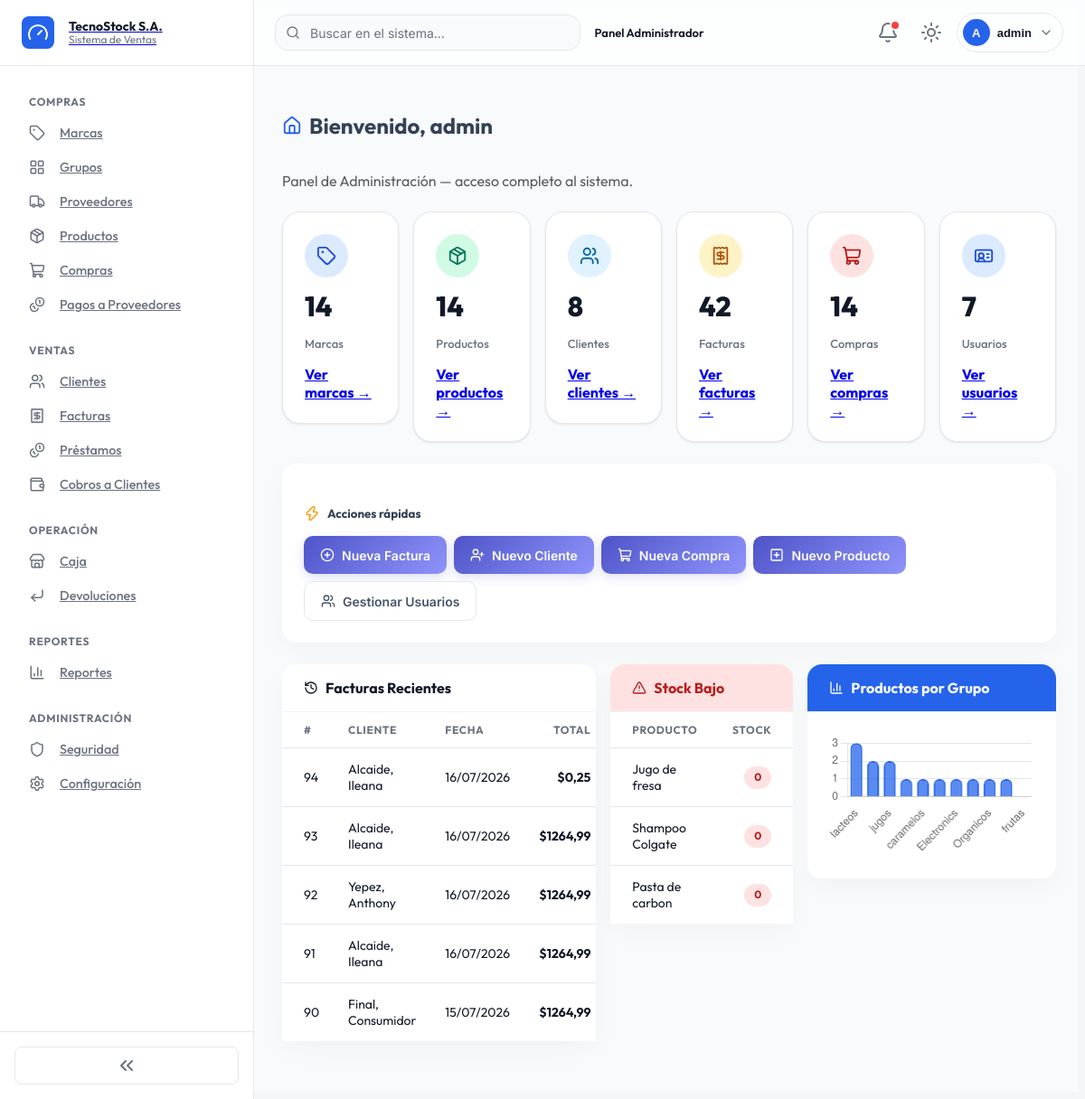
The app's page / (signed in), older data.
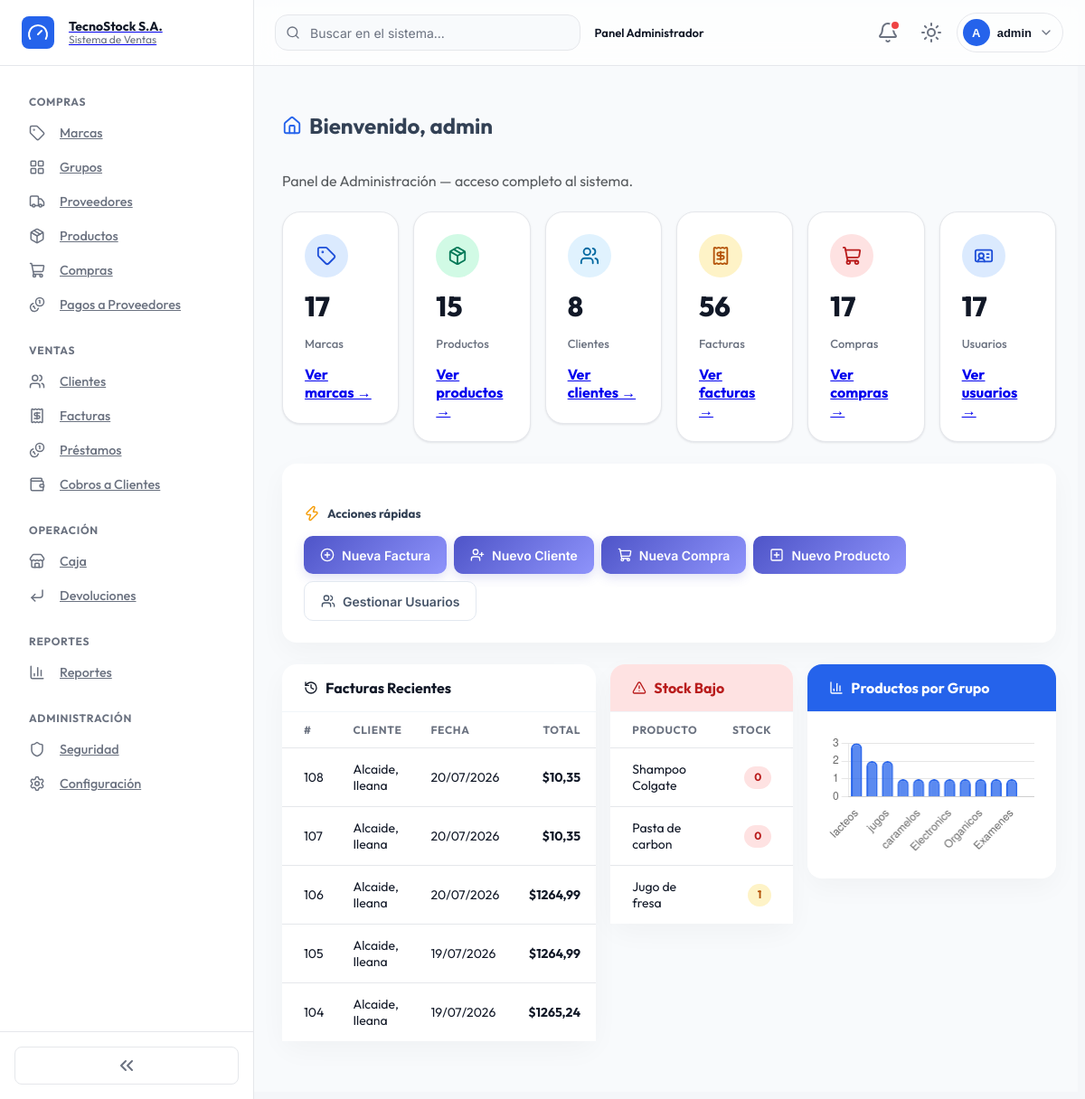
The same page, newer data.
### billing/models.py (models this page shows, shortened)
class Invoice(models.Model):
    CONTADO = 'contado'
    CREDITO = 'credito'
    TIPO_PAGO_CHOICES = [
        (CONTADO, 'Contado'),
        (CREDITO, 'Crédito'),
    ]
    PENDIENTE = 'pendiente'
    PAGADA = 'pagada'
    ESTADO_CHOICES = [
        (PENDIENTE, 'Pendiente'),
        (PAGADA, 'Pagada'),
    ]
    EFECTIVO = 'efectivo'
    TARJETA = 'tarjeta'
    PAYPAL = 'paypal'
    FORMA_PAGO_CHOICES = [
        (EFECTIVO, 'Efectivo'),
        (TARJETA, 'Tarjeta'),
        (PAYPAL, 'PayPal'),
    ]
    customer = models.ForeignKey(Customer, on_delete=models.PROTECT, related_name='invoices', verbose_name='Cliente')
    invoice_date = models.DateTimeField(auto_now_add=True, verbose_name='Fecha')
    subtotal = models.DecimalField(max_digits=12, decimal_places=2, default=0, verbose_name='Subtotal')
    tax = models.DecimalField(max_digits=12, decimal_places=2, default=0, verbose_name='IVA')
    total = models.DecimalField(max_digits=12, decimal_places=2, default=0, verbose_name='Total')
    tipo_pago = models.CharField(
        max_length=10, choices=TIPO_PAGO_CHOICES, default=CONTADO, verbose_name='Tipo de pago'
    )
    forma_pago = models.CharField(
        max_length=15, choices=FORMA_PAGO_CHOICES, blank=True, null=True, verbose_name='Forma de pago'
    )
    saldo = models.DecimalField(
        max_digits=12, decimal_places=2, default=0, verbose_name='Saldo pendiente'
    )
    estado = models.CharField(
        max_length=10, choices=ESTADO_CHOICES, default=PAGADA, verbose_name='Estado'
    )
    is_active = models.BooleanField(default=True, verbose_name='Activo')
    meses_credito = models.PositiveSmallIntegerField(
        null=True, blank=True, verbose_name='Meses para diferir'
    )
    interes = models.DecimalField(
        max_digits=12, decimal_places=2, default=0, verbose_name='Interés'
    )
    monto_recibido = models.DecimalField(
        max_digits=12, decimal_places=2, null=True, blank=True, verbose_name='Monto recibido en efectivo'
    )
    tarjeta_titular = models.CharField(
        max_length=150, null=True, blank=True, verbose_name='Titular de la tarjeta'
    )
    tarjeta_cvv = models.CharField(
        max_length=4, null=True, blank=True, verbose_name='CVV/CVC'
    )
    tarjeta_expiracion = models.DateField(
        null=True, blank=True, verbose_name='Fecha de expiración de la tarjeta'
    )
    class Meta:
        verbose_name = 'Factura'
        verbose_name_plural = 'Facturas'
        ordering = ['-invoice_date']
        permissions = [
            ('access_invoice_module', 'Acceso al módulo de facturas'),
            ('export_pdf_invoice', 'Puede exportar facturas a PDF'),
            ('export_excel_invoice', 'Puede exportar facturas a Excel'),
            ('send_whatsapp_invoice', 'Puede enviar recordatorio de pago por WhatsApp'),
        ]
    MESES_CREDITO_MAX = 36
    INTERES_TIERS = [
        (3, Decimal('0.05')),
        (6, Decimal('0.10')),
        (12, Decimal('0.15')),
        (24, Decimal('0.20')),
        (36, Decimal('0.25')),
    ]

class Customer(models.Model):
    CONSUMIDOR_FINAL_DNI = '1700000001'
    CEDULA = 'cedula'
    RUC = 'ruc'
    PASAPORTE = 'pasaporte'
    TIPO_IDENTIFICACION_CHOICES = [
        (CEDULA, 'Cédula'),
        (RUC, 'RUC'),
        (PASAPORTE, 'Pasaporte'),
    ]
    tipo_identificacion = models.CharField(
        max_length=10, choices=TIPO_IDENTIFICACION_CHOICES, default=CEDULA, verbose_name='Tipo de identificación',
    )
    dni = models.CharField(max_length=20, unique=True, verbose_name='Cédula / RUC / Pasaporte')
    first_name = models.CharField(max_length=100, verbose_name='Nombres')
    last_name = models.CharField(max_length=100, verbose_name='Apellidos')
    email = models.EmailField(blank=True, null=True, verbose_name='Correo electrónico')
    phone = models.CharField(max_length=20, blank=True, null=True, verbose_name='Teléfono')
    address = models.TextField(blank=True, null=True, verbose_name='Dirección')
    is_active = models.BooleanField(default=True, verbose_name='Activo')
    created_at = models.DateTimeField(auto_now_add=True)
    updated_at = models.DateTimeField(auto_now=True)
    class Meta:
        verbose_name = 'Cliente'
        verbose_name_plural = 'Clientes'
        ordering = ['last_name', 'first_name']
        permissions = [
            ('access_customer_module', 'Acceso al módulo de clientes'),
            ('export_pdf_customer', 'Puede exportar clientes a PDF'),
            ('export_excel_customer', 'Puede exportar clientes a Excel'),
        ]
    def __str__(self): return f'{self.last_name}, {self.first_name}'

class Product(models.Model):
    name = models.CharField(max_length=200, verbose_name='Nombre')
    description = models.TextField(blank=True, null=True, verbose_name='Descripción')
    brand = models.ForeignKey(Brand, on_delete=models.PROTECT, related_name='products', verbose_name='Marca')
    group = models.ForeignKey(ProductGroup, on_delete=models.PROTECT, related_name='products', verbose_name='Grupo')
    suppliers = models.ManyToManyField(Supplier, related_name='products', blank=True, verbose_name='Proveedores')
    unit_price = models.DecimalField(max_digits=12, decimal_places=2, verbose_name='Precio unitario')
    last_cost = models.DecimalField(max_digits=12, decimal_places=2, default=0, null=True, blank=True, verbose_name='Último costo de compra')
    stock = models.IntegerField(default=0, verbose_name='Stock')
    barcode = models.CharField(max_length=50, blank=True, null=True, unique=True, verbose_name='Código de barras')
    stock_minimo = models.PositiveIntegerField(default=5, verbose_name='Stock mínimo')
    fecha_vencimiento = models.DateField(null=True, blank=True, verbose_name='Fecha de vencimiento')
    is_active = models.BooleanField(default=True, verbose_name='Activo')
    image = models.ImageField(upload_to='products/', blank=True, null=True, verbose_name='Imagen')
    created_at = models.DateTimeField(auto_now_add=True)
    updated_at = models.DateTimeField(auto_now=True)
    class Meta:
        verbose_name = 'Producto'
        verbose_name_plural = 'Productos'
        ordering = ['name']
        permissions = [
            ('access_product_module', 'Acceso al módulo de productos'),
            ('export_pdf_product', 'Puede exportar productos a PDF'),
            ('export_excel_product', 'Puede exportar productos a Excel'),
        ]

### home/views.py (the view)
# urls.py: path('', views.home, name='home'),
@login_required
def home(request):
    context = get_context(request)
    user = request.user
    if user.is_superuser or user.groups.filter(name='Administrador').exists():
        template = 'home/home_admin.html'
    elif user.groups.filter(name='Vendedor').exists():
        template = 'home/home_vendedor.html'
    elif user.groups.filter(name='Analista de Compras').exists():
        template = 'home/home_compras.html'
    elif user.groups.filter(name='Cajero').exists():
        template = 'home/home_cajero.html'
    else:
        template = 'home/home_admin.html'
    return render(request, template, context)

### home/views.py (called while the page is built)
def get_context(request):
    datos_grupos = ProductGroup.objects.annotate(total=Count('products')).order_by('-total')
    return {
        'total_brands': Brand.objects.count(),
        'total_products': Product.objects.count(),
        'total_customers': Customer.objects.count(),
        'total_invoices': Invoice.objects.count(),
        'total_purchases': Purchase.objects.count(),
        'total_users': User.objects.count(),
        'low_stock': Product.objects.filter(stock__lte=F('stock_minimo')).order_by('stock'),
        'recent_invoices': Invoice.objects.select_related('customer').order_by('-invoice_date')[:5],
        'labels': json.dumps([g.name for g in datos_grupos]),
        'data': json.dumps([g.total for g in datos_grupos]),
        'sesion_caja_abierta': SesionCaja.objects.filter(
            usuario=request.user, estado=SesionCaja.ABIERTA
        ).first(),
    }

### security/templatetags/security_tags.py (called while the page is built)
@register.filter(name='has_group')
def has_group(user, group_name):
    if not user.is_authenticated:
        return False
    if user.is_superuser:
        return True
    return user.groups.filter(name=group_name).exists()

### home/templates/home/home_admin.html (shortened to what the changed rows need)
{% extends 'billing/base.html' %}
{% block content %}
<div class="mb-4">
  <h2 class="icon-text"><i data-lucide="house" class="icon-lg icon-primary"></i>Bienvenido, {{ user.username }}</h2>
</div>
<div class="row g-3 mb-4">
  <div class="col-md-4 col-lg-2">
    <div class="stat-card">
      <div class="stat-card-top"><div class="stat-card-icon tone-primary"><i data-lucide="tag"></i></div></div>
      <div class="stat-card-value">{{ total_brands }}</div>
      <div class="stat-card-label">Marcas</div>
      <a href="{% url 'billing:brand_list' %}" class="text-small fw-bold">Ver marcas →</a>
    </div>
  </div>
  <div class="col-md-4 col-lg-2">
    <div class="stat-card">
      <div class="stat-card-top"><div class="stat-card-icon tone-success"><i data-lucide="package"></i></div></div>
      <div class="stat-card-value">{{ total_products }}</div>
      <div class="stat-card-label">Productos</div>
      <a href="{% url 'billing:product_list' %}" class="text-small fw-bold">Ver productos →</a>
    </div>
  </div>
  <div class="col-md-4 col-lg-2">
    <div class="stat-card">
      <div class="stat-card-top"><div class="stat-card-icon tone-warning"><i data-lucide="receipt"></i></div></div>
      <div class="stat-card-value">{{ total_invoices }}</div>
      <div class="stat-card-label">Facturas</div>
      <a href="{% url 'billing:invoice_list' %}" class="text-small fw-bold">Ver facturas →</a>
    </div>
  </div>
  <div class="col-md-4 col-lg-2">
    <div class="stat-card">
      <div class="stat-card-top"><div class="stat-card-icon tone-error"><i data-lucide="shopping-cart"></i></div></div>
      <div class="stat-card-value">{{ total_purchases }}</div>
      <div class="stat-card-label">Compras</div>
      <a href="{% url 'purchasing:purchase_list' %}" class="text-small fw-bold">Ver compras →</a>
    </div>
  </div>
  <div class="col-md-4 col-lg-2">
    <div class="stat-card">
      <div class="stat-card-top"><div class="stat-card-icon tone-primary"><i data-lucide="id-card"></i></div></div>
      <div class="stat-card-value">{{ total_users }}</div>
      <div class="stat-card-label">Usuarios</div>
      <a href="{% url 'security:user_list' %}" class="text-small fw-bold">Ver usuarios →</a>
    </div>
  </div>
</div>
<div class="row g-3">
  <div class="col-lg-5">
    <div class="card">
      <div class="table-modern-wrap">
        <table class="table-modern">
          <thead><tr><th>#</th><th>Cliente</th><th>Fecha</th><th class="text-end">Total</th></tr></thead>
          <tbody>
            {% for inv in recent_invoices %}
            <tr>
              <td>{{ inv.id }}</td>
              <td>{{ inv.customer }}</td>
              <td>{{ inv.invoice_date|date:"d/m/Y" }}</td>
              <td class="text-end fw-bold">${{ inv.total }}</td>
            </tr>
            {% empty %}
            <tr class="empty-row"><td colspan="4">Sin facturas</td></tr>
            {% endfor %}
          </tbody>
        </table>
      </div>
    </div>
  </div>
  <div class="col-lg-3">
    <div class="card">
      <div class="table-modern-wrap">
        <table class="table-modern">
          <thead><tr><th>Producto</th><th class="text-end">Stock</th></tr></thead>
          <tbody>
            {% for p in low_stock %}
            <tr>
              <td>{{ p.name }}</td>
              <td class="text-end"><span class="badge {% if p.stock == 0 %}badge-error{% else %}badge-warning{% endif %}">{{ p.stock }}</span></td>
            </tr>
            {% empty %}
            <tr class="empty-row"><td colspan="2">Sin alertas</td></tr>
            {% endfor %}
          </tbody>
        </table>
      </div>
    </div>
  </div>
  <div class="col-lg-4">
    <div class="card">
      <div class="card-body"><canvas id="chartGrupos" height="180"></canvas></div>
    </div>
  </div>
</div>
{% endblock %}
{% block extra_js %}
<script defer>
document.addEventListener('DOMContentLoaded', function () {
  new Chart(document.getElementById('chartGrupos').getContext('2d'), {
    type: 'bar',
    data: {
      labels: {{ labels|safe }},
      datasets: [{ label: 'Productos', data: {{ data|safe }}, backgroundColor: 'rgba(37,99,235,0.75)', borderColor: 'rgba(37,99,235,1)', borderWidth: 2, borderRadius: 6 }]
    },
    options: { responsive: true, plugins: { legend: { display: false } }, scales: { y: { beginAtZero: true, ticks: { stepSize: 1 } }, x: { grid: { display: false } } } }
  });
});
</script>
{% endblock %}

Row changes from the older to the newer data that the page shows:
no longer on this page (row edited): Invoice: id "94", customer "Alcaide, Ileana", invoice_date "16/07/2026", total "0,25"
no longer on this page (row unchanged): Invoice: id "93", customer "Alcaide, Ileana", invoice_date "16/07/2026", total "1264,99"
no longer on this page (row unchanged): Invoice: id "92", customer "Yepez, Anthony", invoice_date "16/07/2026", total "1264,99"
no longer on this page (row unchanged): Invoice: id "91", customer "Alcaide, Ileana", invoice_date "16/07/2026", total "1264,99"
no longer on this page (row unchanged): Invoice: id "90", customer "Final, Consumidor", invoice_date "15/07/2026", total "1264,99"
added Invoice: id "108", customer "Alcaide, Ileana", invoice_date "20/07/2026", total "10,35"
added Invoice: id "107", customer "Alcaide, Ileana", invoice_date "20/07/2026", total "10,35"
added Invoice: id "106", customer "Alcaide, Ileana", invoice_date "20/07/2026", total "1264,99"
added Invoice: id "105", customer "Alcaide, Ileana", invoice_date "19/07/2026", total "1264,99"
added Invoice: id "104", customer "Alcaide, Ileana", invoice_date "19/07/2026", total "1265,24"
changed Product "Jugo de fresa": stock "0" → "1"; moves down the list
Text that changed along with them:
{{ total_brands }}: "14" → "17"
{{ total_products }}: "14" → "15"
{{ total_invoices }}: "42" → "56"
{{ total_purchases }}: "14" → "17"
{{ total_users }}: "7" → "17"
chart data {{ labels|safe }}: ["lacteos", "chocolates", "jugos", "carnes", "caramelos", "Calzado2", "Electronics", "Higiene", "Organicos", "Grupo RIDE", "frutas"] → ["lacteos", "chocolates", "jugos", "carnes", "caramelos", "Calzado2", "Electronics", "Higiene", "Organicos", "Grupo RIDE", "Examenes", "frutas"]
chart data {{ data|safe }}: [3, 2, 2, 1, 1, 1, 1, 1, 1, 1, 0] → [3, 2, 2, 1, 1, 1, 1, 1, 1, 1, 1, 0]
